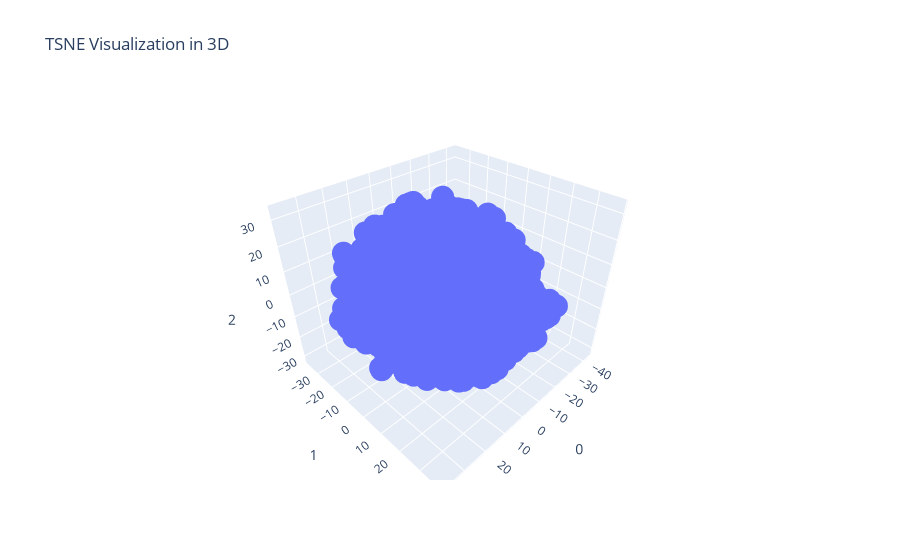

Notebook code for this chart:
### Code cell
fig = px.scatter_3d(
    X_tsne_3d,
    x=0,  
    y=1,  
    z=2, 
    title="TSNE Visualization in 3D",
)
fig.show()

### Figure 1 — Plotly figure (JSON) as saved in the notebook; plotly's stock layout.template omitted (floating-point values rounded to 4 significant figures; data arrays with more than 128 entries replaced by an {"elided": "..."} marker saying what was removed)
{"data": [{"hovertemplate": "0=%{x}<br>1=%{y}<br>2=%{z}<extra></extra>", "legendgroup": "", "marker": {"color": "#636efa", "symbol": "circle"}, "mode": "markers", "name": "", "scene": "scene", "showlegend": false, "type": "scatter3d", "x": {"elided": "3541 float values"}, "y": {"elided": "3541 float values"}, "z": {"elided": "3541 float values"}}], "layout": {"legend": {"tracegroupgap": 0}, "scene": {"domain": {"x": [0, 1], "y": [0, 1]}, "xaxis": {"title": {"text": "0"}}, "yaxis": {"title": {"text": "1"}}, "zaxis": {"title": {"text": "2"}}}, "title": {"text": "TSNE Visualization in 3D"}}}
